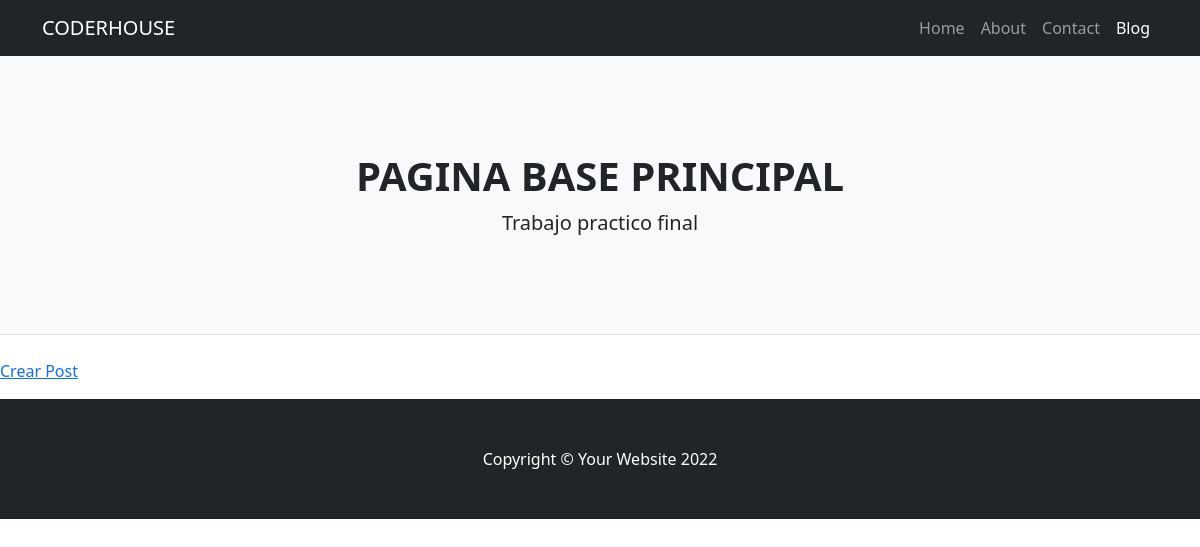
The page /ejemplo_dos/listar/ on the database as committed earlier.
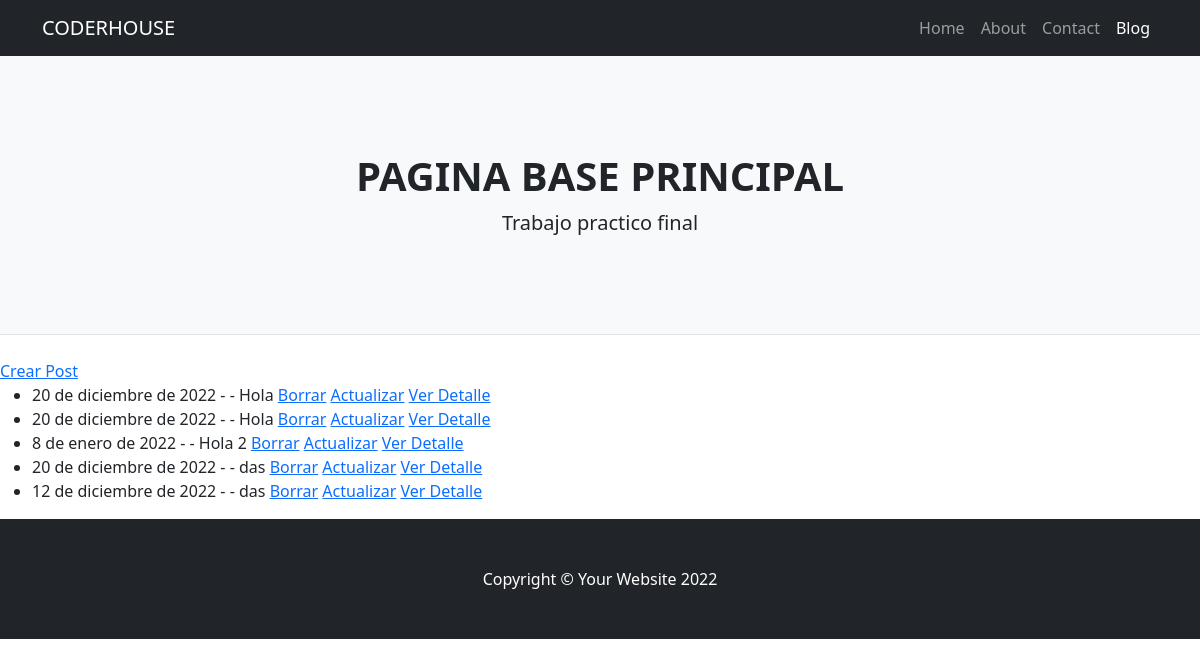
The same page on the database as committed later.
### ejemplo_dos/models.py (models this page shows)
class Post(models.Model):
    titulo = models.CharField(max_length=100)
    sub_titulo = models.CharField(max_length=100)
    texto = models.TextField(max_length=3000)
    publicado_el = models.DateField()

### ejemplo_dos/views.py (the view)
# urls.py: path('ejemplo_dos/listar/', PostList.as_view(), name="ejemplo_dos_listar"),
class PostList(ListView):
    model = Post

### ejemplo_dos/templates/ejemplo_dos/post_list.html
{% extends 'ejemplo_dos/base.html' %}
{% block contenido%}
<a href="{% url 'ejemplo_dos_crear' %}">Crear Post</a>
<ul>
{% for post in object_list %}
    <li>
        {{post.publicado_el}} - - {{post.titulo}}
        <a href="{% url 'ejemplo_dos_borrar' post.id %}">Borrar</a>
        <a href="{% url 'ejemplo_dos_actualizar' post.id %}">Actualizar</a>
        <a href="{% url 'ejemplo_dos_detalle' post.id %}">Ver Detalle</a>
    </li>
{% endfor %}
</ul>
{% endblock %}

Rows that differ between the two databases and show on the page:
added Post: publicado_el "20 de diciembre de 2022", titulo "Hola"
added Post: publicado_el "20 de diciembre de 2022", titulo "Hola"
added Post: publicado_el "8 de enero de 2022", titulo "Hola 2"
added Post: publicado_el "20 de diciembre de 2022", titulo "das"
added Post: publicado_el "12 de diciembre de 2022", titulo "das"
